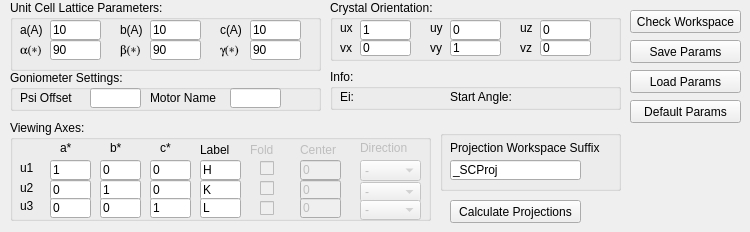
        <widget class="QWidget" name="SingleCrystalTab_2">
         <attribute name="title">
          <string>Single Crystal</string>
         </attribute>
         <widget class="QGroupBox" name="groupBoxViewingAxes_2">
          <property name="geometry">
           <rect>
            <x>10</x>
            <y>120</y>
            <width>421</width>
            <height>101</height>
           </rect>
          </property>
          <property name="title">
           <string>Viewing Axes:</string>
          </property>
          <widget class="QLineEdit" name="lineEditSCVAu2c">
           <property name="geometry">
            <rect>
             <x>140</x>
             <y>60</y>
             <width>41</width>
             <height>20</height>
            </rect>
           </property>
           <property name="text">
            <string>0</string>
           </property>
          </widget>
          <widget class="QLineEdit" name="lineEditSCVAu2a">
           <property name="geometry">
            <rect>
             <x>40</x>
             <y>60</y>
             <width>41</width>
             <height>20</height>
            </rect>
           </property>
           <property name="text">
            <string>0</string>
           </property>
          </widget>
          <widget class="QLabel" name="label_112">
           <property name="geometry">
            <rect>
             <x>10</x>
             <y>40</y>
             <width>21</width>
             <height>16</height>
            </rect>
           </property>
           <property name="text">
            <string>u1</string>
           </property>
          </widget>
          <widget class="QLineEdit" name="lineEditSCVAu1a">
           <property name="geometry">
            <rect>
             <x>40</x>
             <y>40</y>
             <width>41</width>
             <height>20</height>
            </rect>
           </property>
           <property name="text">
            <string>1</string>
           </property>
          </widget>
          <widget class="QLabel" name="label_113">
           <property name="geometry">
            <rect>
             <x>10</x>
             <y>60</y>
             <width>21</width>
             <height>16</height>
            </rect>
           </property>
           <property name="text">
            <string>u2</string>
           </property>
          </widget>
          <widget class="QLabel" name="label_114">
           <property name="geometry">
            <rect>
             <x>100</x>
             <y>20</y>
             <width>21</width>
             <height>16</height>
            </rect>
           </property>
           <property name="text">
            <string>b*</string>
           </property>
          </widget>
          <widget class="QLineEdit" name="lineEditSCVAu1c">
           <property name="geometry">
            <rect>
             <x>140</x>
             <y>40</y>
             <width>41</width>
             <height>20</height>
            </rect>
           </property>
           <property name="text">
            <string>0</string>
           </property>
          </widget>
          <widget class="QLabel" name="label_115">
           <property name="geometry">
            <rect>
             <x>150</x>
             <y>20</y>
             <width>21</width>
             <height>16</height>
            </rect>
           </property>
           <property name="text">
            <string>c*</string>
           </property>
          </widget>
          <widget class="QLineEdit" name="lineEditSCVAu2b">
           <property name="geometry">
            <rect>
             <x>90</x>
             <y>60</y>
             <width>41</width>
             <height>20</height>
            </rect>
           </property>
           <property name="text">
            <string>1</string>
           </property>
          </widget>
          <widget class="QLabel" name="label_116">
           <property name="geometry">
            <rect>
             <x>50</x>
             <y>20</y>
             <width>21</width>
             <height>16</height>
            </rect>
           </property>
           <property name="text">
            <string>a*</string>
           </property>
          </widget>
          <widget class="QLineEdit" name="lineEditSCVAu1b">
           <property name="geometry">
            <rect>
             <x>90</x>
             <y>40</y>
             <width>41</width>
             <height>20</height>
            </rect>
           </property>
           <property name="text">
            <string>0</string>
           </property>
          </widget>
          <widget class="QLabel" name="label_117">
           <property name="geometry">
            <rect>
             <x>190</x>
             <y>20</y>
             <width>51</width>
             <height>20</height>
            </rect>
           </property>
           <property name="text">
            <string>Label</string>
           </property>
          </widget>
          <widget class="QLineEdit" name="lineEditSCVAu2Label">
           <property name="geometry">
            <rect>
             <x>190</x>
             <y>60</y>
             <width>41</width>
             <height>20</height>
            </rect>
           </property>
           <property name="text">
            <string>K</string>
           </property>
          </widget>
          <widget class="QLineEdit" name="lineEditSCVAu1Label">
           <property name="geometry">
            <rect>
             <x>190</x>
             <y>40</y>
             <width>41</width>
             <height>20</height>
            </rect>
           </property>
           <property name="text">
            <string>H</string>
           </property>
          </widget>
          <widget class="QCheckBox" name="checkBoxSCVAu1Fold">
           <property name="enabled">
            <bool>false</bool>
           </property>
           <property name="geometry">
            <rect>
             <x>250</x>
             <y>40</y>
             <width>21</width>
             <height>17</height>
            </rect>
           </property>
           <property name="text">
            <string/>
           </property>
           <property name="tristate">
            <bool>false</bool>
           </property>
          </widget>
          <widget class="QCheckBox" name="checkBoxSCVAu2Fold">
           <property name="enabled">
            <bool>false</bool>
           </property>
           <property name="geometry">
            <rect>
             <x>250</x>
             <y>60</y>
             <width>21</width>
             <height>17</height>
            </rect>
           </property>
           <property name="text">
            <string/>
           </property>
          </widget>
          <widget class="QLabel" name="label_118">
           <property name="enabled">
            <bool>false</bool>
           </property>
           <property name="geometry">
            <rect>
             <x>240</x>
             <y>20</y>
             <width>51</width>
             <height>20</height>
            </rect>
           </property>
           <property name="text">
            <string>Fold</string>
           </property>
          </widget>
          <widget class="QLabel" name="label_119">
           <property name="enabled">
            <bool>false</bool>
           </property>
           <property name="geometry">
            <rect>
             <x>290</x>
             <y>20</y>
             <width>61</width>
             <height>20</height>
            </rect>
           </property>
           <property name="text">
            <string>Center</string>
           </property>
          </widget>
          <widget class="QLineEdit" name="lineEditSCVAu1Center">
           <property name="enabled">
            <bool>false</bool>
           </property>
           <property name="geometry">
            <rect>
             <x>290</x>
             <y>40</y>
             <width>41</width>
             <height>20</height>
            </rect>
           </property>
           <property name="text">
            <string>0</string>
           </property>
          </widget>
          <widget class="QLineEdit" name="lineEditSCVAu2Center">
           <property name="enabled">
            <bool>false</bool>
           </property>
           <property name="geometry">
            <rect>
             <x>290</x>
             <y>60</y>
             <width>41</width>
             <height>20</height>
            </rect>
           </property>
           <property name="text">
            <string>0</string>
           </property>
          </widget>
          <widget class="QLabel" name="label_120">
           <property name="enabled">
            <bool>false</bool>
           </property>
           <property name="geometry">
            <rect>
             <x>350</x>
             <y>20</y>
             <width>101</width>
             <height>16</height>
            </rect>
           </property>
           <property name="text">
            <string>Direction</string>
           </property>
          </widget>
          <widget class="QComboBox" name="comboBoxSCVAu1Direction">
           <property name="enabled">
            <bool>false</bool>
           </property>
           <property name="geometry">
            <rect>
             <x>350</x>
             <y>40</y>
             <width>61</width>
             <height>21</height>
            </rect>
           </property>
           <item>
            <property name="text">
             <string>-</string>
            </property>
           </item>
           <item>
            <property name="text">
             <string>Auto</string>
            </property>
           </item>
           <item>
            <property name="text">
             <string>+</string>
            </property>
           </item>
          </widget>
          <widget class="QComboBox" name="comboBoxSCVAu2Direction">
           <property name="enabled">
            <bool>false</bool>
           </property>
           <property name="geometry">
            <rect>
             <x>350</x>
             <y>62</y>
             <width>61</width>
             <height>20</height>
            </rect>
           </property>
           <item>
            <property name="text">
             <string>-</string>
            </property>
           </item>
           <item>
            <property name="text">
             <string>Auto</string>
            </property>
           </item>
           <item>
            <property name="text">
             <string>+</string>
            </property>
           </item>
          </widget>
          <widget class="QLineEdit" name="lineEditSCVAu3Label">
           <property name="geometry">
            <rect>
             <x>190</x>
             <y>78</y>
             <width>41</width>
             <height>20</height>
            </rect>
           </property>
           <property name="text">
            <string>L</string>
           </property>
          </widget>
          <widget class="QLineEdit" name="lineEditSCVAu3a">
           <property name="geometry">
            <rect>
             <x>40</x>
             <y>78</y>
             <width>41</width>
             <height>20</height>
            </rect>
           </property>
           <property name="text">
            <string>0</string>
           </property>
          </widget>
          <widget class="QCheckBox" name="checkBoxSCVAu3Fold">
           <property name="enabled">
            <bool>false</bool>
           </property>
           <property name="geometry">
            <rect>
             <x>250</x>
             <y>80</y>
             <width>21</width>
             <height>17</height>
            </rect>
           </property>
           <property name="text">
            <string/>
           </property>
          </widget>
          <widget class="QLabel" name="label_121">
           <property name="geometry">
            <rect>
             <x>10</x>
             <y>78</y>
             <width>21</width>
             <height>16</height>
            </rect>
           </property>
           <property name="text">
            <string>u3</string>
           </property>
          </widget>
          <widget class="QLineEdit" name="lineEditSCVAu3Center">
           <property name="enabled">
            <bool>false</bool>
           </property>
           <property name="geometry">
            <rect>
             <x>290</x>
             <y>78</y>
             <width>41</width>
             <height>20</height>
            </rect>
           </property>
           <property name="text">
            <string>0</string>
           </property>
          </widget>
          <widget class="QLineEdit" name="lineEditSCVAu3c">
           <property name="geometry">
            <rect>
             <x>140</x>
             <y>78</y>
             <width>41</width>
             <height>20</height>
            </rect>
           </property>
           <property name="text">
            <string>1</string>
           </property>
          </widget>
          <widget class="QLineEdit" name="lineEditSCVAu3b">
           <property name="geometry">
            <rect>
             <x>90</x>
             <y>78</y>
             <width>41</width>
             <height>20</height>
            </rect>
           </property>
           <property name="text">
            <string>0</string>
           </property>
          </widget>
          <widget class="QComboBox" name="comboBoxSCVAu3Direction">
           <property name="enabled">
            <bool>false</bool>
           </property>
           <property name="geometry">
            <rect>
             <x>350</x>
             <y>80</y>
             <width>61</width>
             <height>20</height>
            </rect>
           </property>
           <item>
            <property name="text">
             <string>-</string>
            </property>
           </item>
           <item>
            <property name="text">
             <string>Auto</string>
            </property>
           </item>
           <item>
            <property name="text">
             <string>+</string>
            </property>
           </item>
          </widget>
         </widget>
         <widget class="QGroupBox" name="groupBoxSCUnitCellLatticeParams_2">
          <property name="geometry">
           <rect>
            <x>10</x>
            <y>0</y>
            <width>311</width>
            <height>71</height>
           </rect>
          </property>
          <property name="title">
           <string>Unit Cell Lattice Parameters:</string>
          </property>
          <widget class="QLineEdit" name="lineEditUCa">
           <property name="geometry">
            <rect>
             <x>40</x>
             <y>20</y>
             <width>51</width>
             <height>20</height>
            </rect>
           </property>
           <property name="text">
            <string>10</string>
           </property>
          </widget>
          <widget class="QLineEdit" name="lineEditUCb">
           <property name="geometry">
            <rect>
             <x>140</x>
             <y>20</y>
             <width>51</width>
             <height>20</height>
            </rect>
           </property>
           <property name="text">
            <string>10</string>
           </property>
          </widget>
          <widget class="QLineEdit" name="lineEditUCc">
           <property name="geometry">
            <rect>
             <x>240</x>
             <y>20</y>
             <width>51</width>
             <height>20</height>
            </rect>
           </property>
           <property name="text">
            <string>10</string>
           </property>
          </widget>
          <widget class="QLabel" name="label_122">
           <property name="geometry">
            <rect>
             <x>10</x>
             <y>20</y>
             <width>41</width>
             <height>20</height>
            </rect>
           </property>
           <property name="text">
            <string>a(A)</string>
           </property>
          </widget>
          <widget class="QLabel" name="label_123">
           <property name="geometry">
            <rect>
             <x>110</x>
             <y>20</y>
             <width>41</width>
             <height>20</height>
            </rect>
           </property>
           <property name="text">
            <string>b(A)</string>
           </property>
          </widget>
          <widget class="QLabel" name="label_124">
           <property name="geometry">
            <rect>
             <x>210</x>
             <y>20</y>
             <width>41</width>
             <height>20</height>
            </rect>
           </property>
           <property name="text">
            <string>c(A)</string>
           </property>
          </widget>
          <widget class="QLabel" name="labelSCUCalpha">
           <property name="geometry">
            <rect>
             <x>10</x>
             <y>40</y>
             <width>41</width>
             <height>20</height>
            </rect>
           </property>
           <property name="font">
            <font>
             <family>Symbol</family>
            </font>
           </property>
           <property name="text">
            <string>a(*)</string>
           </property>
          </widget>
          <widget class="QLineEdit" name="lineEditUCbeta">
           <property name="geometry">
            <rect>
             <x>140</x>
             <y>40</y>
             <width>51</width>
             <height>20</height>
            </rect>
           </property>
           <property name="text">
            <string>90</string>
           </property>
          </widget>
          <widget class="QLabel" name="labelSCUCgamma">
           <property name="geometry">
            <rect>
             <x>210</x>
             <y>40</y>
             <width>41</width>
             <height>20</height>
            </rect>
           </property>
           <property name="font">
            <font>
             <family>Symbol</family>
            </font>
           </property>
           <property name="text">
            <string>g(*)</string>
           </property>
          </widget>
          <widget class="QLineEdit" name="lineEditUCgamma">
           <property name="geometry">
            <rect>
             <x>240</x>
             <y>40</y>
             <width>51</width>
             <height>20</height>
            </rect>
           </property>
           <property name="text">
            <string>90</string>
           </property>
          </widget>
          <widget class="QLineEdit" name="lineEditUCalpha">
           <property name="geometry">
            <rect>
             <x>40</x>
             <y>40</y>
             <width>51</width>
             <height>20</height>
            </rect>
           </property>
           <property name="text">
            <string>90</string>
           </property>
          </widget>
          <widget class="QLabel" name="labelSCUCbeta">
           <property name="geometry">
            <rect>
             <x>110</x>
             <y>40</y>
             <width>41</width>
             <height>20</height>
            </rect>
           </property>
           <property name="font">
            <font>
             <family>Symbol</family>
            </font>
           </property>
           <property name="text">
            <string>b(*)</string>
           </property>
          </widget>
         </widget>
         <widget class="QGroupBox" name="groupBoxSCCrystalOrientation_2">
          <property name="geometry">
           <rect>
            <x>330</x>
            <y>0</y>
            <width>291</width>
            <height>61</height>
           </rect>
          </property>
          <property name="title">
           <string>Crystal Orientation:</string>
          </property>
          <widget class="QLabel" name="label_125">
           <property name="geometry">
            <rect>
             <x>10</x>
             <y>20</y>
             <width>21</width>
             <height>16</height>
            </rect>
           </property>
           <property name="text">
            <string>ux</string>
           </property>
          </widget>
          <widget class="QLineEdit" name="lineEditSCCOux">
           <property name="geometry">
            <rect>
             <x>30</x>
             <y>20</y>
             <width>51</width>
             <height>20</height>
            </rect>
           </property>
           <property name="text">
            <string>1</string>
           </property>
          </widget>
          <widget class="QLabel" name="label_126">
           <property name="geometry">
            <rect>
             <x>100</x>
             <y>20</y>
             <width>21</width>
             <height>16</height>
            </rect>
           </property>
           <property name="text">
            <string>uy</string>
           </property>
          </widget>
          <widget class="QLineEdit" name="lineEditSCCOuy">
           <property name="geometry">
            <rect>
             <x>120</x>
             <y>20</y>
             <width>51</width>
             <height>20</height>
            </rect>
           </property>
           <property name="text">
            <string>0</string>
           </property>
          </widget>
          <widget class="QLabel" name="label_127">
           <property name="geometry">
            <rect>
             <x>190</x>
             <y>20</y>
             <width>21</width>
             <height>16</height>
            </rect>
           </property>
           <property name="text">
            <string>uz</string>
           </property>
          </widget>
          <widget class="QLineEdit" name="lineEditSCCOuz">
           <property name="geometry">
            <rect>
             <x>210</x>
             <y>20</y>
             <width>51</width>
             <height>20</height>
            </rect>
           </property>
           <property name="text">
            <string>0</string>
           </property>
          </widget>
          <widget class="QLabel" name="label_128">
           <property name="geometry">
            <rect>
             <x>10</x>
             <y>40</y>
             <width>21</width>
             <height>16</height>
            </rect>
           </property>
           <property name="text">
            <string>vx</string>
           </property>
          </widget>
          <widget class="QLineEdit" name="lineEditSCCOvx">
           <property name="geometry">
            <rect>
             <x>30</x>
             <y>40</y>
             <width>51</width>
             <height>16</height>
            </rect>
           </property>
           <property name="text">
            <string>0</string>
           </property>
          </widget>
          <widget class="QLabel" name="label_129">
           <property name="geometry">
            <rect>
             <x>100</x>
             <y>40</y>
             <width>21</width>
             <height>16</height>
            </rect>
           </property>
           <property name="text">
            <string>vy</string>
           </property>
          </widget>
          <widget class="QLineEdit" name="lineEditSCCOvy">
           <property name="geometry">
            <rect>
             <x>120</x>
             <y>40</y>
             <width>51</width>
             <height>16</height>
            </rect>
           </property>
           <property name="text">
            <string>1</string>
           </property>
          </widget>
          <widget class="QLabel" name="label_130">
           <property name="geometry">
            <rect>
             <x>190</x>
             <y>40</y>
             <width>21</width>
             <height>16</height>
            </rect>
           </property>
           <property name="text">
            <string>vz</string>
           </property>
          </widget>
          <widget class="QLineEdit" name="lineEditSCCOvz">
           <property name="geometry">
            <rect>
             <x>210</x>
             <y>40</y>
             <width>51</width>
             <height>16</height>
            </rect>
           </property>
           <property name="text">
            <string>0</string>
           </property>
          </widget>
         </widget>
         <widget class="QPushButton" name="pushButtonSCCalcProj">
          <property name="geometry">
           <rect>
            <x>450</x>
            <y>200</y>
            <width>131</width>
            <height>23</height>
           </rect>
          </property>
          <property name="text">
           <string>Calculate Projections</string>
          </property>
         </widget>
         <widget class="QGroupBox" name="groupBox_10">
          <property name="geometry">
           <rect>
            <x>440</x>
            <y>130</y>
            <width>181</width>
            <height>61</height>
           </rect>
          </property>
          <property name="title">
           <string/>
          </property>
          <widget class="QLineEdit" name="lineEditSCWorkspaceSuffix">
           <property name="geometry">
            <rect>
             <x>10</x>
             <y>30</y>
             <width>131</width>
             <height>20</height>
            </rect>
           </property>
           <property name="text">
            <string>_SCProj</string>
           </property>
          </widget>
          <widget class="QLabel" name="label_133">
           <property name="geometry">
            <rect>
             <x>10</x>
             <y>10</y>
             <width>171</width>
             <height>16</height>
            </rect>
           </property>
           <property name="text">
            <string>Projection Workspace Suffix</string>
           </property>
          </widget>
         </widget>
         <widget class="QPushButton" name="pushButtonSaveSCParams">
          <property name="geometry">
           <rect>
            <x>630</x>
            <y>40</y>
            <width>111</width>
            <height>23</height>
           </rect>
          </property>
          <property name="text">
           <string>Save Params</string>
          </property>
         </widget>
         <widget class="QPushButton" name="pushButtonLoadSCParams">
          <property name="geometry">
           <rect>
            <x>630</x>
            <y>70</y>
            <width>111</width>
            <height>23</height>
           </rect>
          </property>
          <property name="text">
           <string>Load Params</string>
          </property>
         </widget>
         <widget class="QPushButton" name="pushButtonDefaultSCParams">
          <property name="geometry">
           <rect>
            <x>630</x>
            <y>100</y>
            <width>111</width>
            <height>23</height>
           </rect>
          </property>
          <property name="text">
           <string>Default Params</string>
          </property>
         </widget>
         <widget class="QPushButton" name="pushButtonCheckSCWorkspace">
          <property name="geometry">
           <rect>
            <x>630</x>
            <y>10</y>
            <width>111</width>
            <height>23</height>
           </rect>
          </property>
          <property name="text">
           <string>Check Workspace</string>
          </property>
         </widget>
         <widget class="QGroupBox" name="groupBox_2">
          <property name="geometry">
           <rect>
            <x>10</x>
            <y>70</y>
            <width>311</width>
            <height>41</height>
           </rect>
          </property>
          <property name="font">
           <font>
            <weight>50</weight>
            <bold>false</bold>
           </font>
          </property>
          <property name="title">
           <string>Goniometer Settings:</string>
          </property>
          <widget class="QLabel" name="label_131">
           <property name="geometry">
            <rect>
             <x>10</x>
             <y>20</y>
             <width>61</width>
             <height>16</height>
            </rect>
           </property>
           <property name="text">
            <string>Psi Offset</string>
           </property>
          </widget>
          <widget class="QLineEdit" name="lineEditSCCOPsi">
           <property name="geometry">
            <rect>
             <x>80</x>
             <y>18</y>
             <width>51</width>
             <height>20</height>
            </rect>
           </property>
           <property name="text">
            <string/>
           </property>
          </widget>
          <widget class="QLineEdit" name="lineEditSCCOName">
           <property name="geometry">
            <rect>
             <x>220</x>
             <y>18</y>
             <width>51</width>
             <height>20</height>
            </rect>
           </property>
           <property name="text">
            <string/>
           </property>
          </widget>
          <widget class="QLabel" name="label_209">
           <property name="geometry">
            <rect>
             <x>140</x>
             <y>20</y>
             <width>81</width>
             <height>16</height>
            </rect>
           </property>
           <property name="text">
            <string>Motor Name</string>
           </property>
          </widget>
         </widget>
         <widget class="QGroupBox" name="groupBox_3">
          <property name="geometry">
           <rect>
            <x>330</x>
            <y>69</y>
            <width>291</width>
            <height>41</height>
           </rect>
          </property>
          <property name="title">
           <string>Info:</string>
          </property>
          <widget class="QLabel" name="labelSCEi">
           <property name="geometry">
            <rect>
             <x>10</x>
             <y>20</y>
             <width>81</width>
             <height>16</height>
            </rect>
           </property>
           <property name="text">
            <string>Ei:</string>
           </property>
          </widget>
          <widget class="QLabel" name="labelSCS1">
           <property name="geometry">
            <rect>
             <x>120</x>
             <y>20</y>
             <width>161</width>
             <height>16</height>
            </rect>
           </property>
           <property name="text">
            <string>Start Angle:</string>
           </property>
          </widget>
         </widget>
         <zorder>groupBoxViewingAxes_2</zorder>
         <zorder>groupBoxSCUnitCellLatticeParams_2</zorder>
         <zorder>groupBoxSCCrystalOrientation_2</zorder>
         <zorder>pushButtonSCCalcProj</zorder>
         <zorder>groupBox_10</zorder>
         <zorder>pushButtonSaveSCParams</zorder>
         <zorder>pushButtonLoadSCParams</zorder>
         <zorder>pushButtonDefaultSCParams</zorder>
         <zorder>pushButtonCheckSCWorkspace</zorder>
         <zorder>groupBox_2</zorder>
         <zorder>groupBox_3</zorder>
         <zorder>ViewTabWidget</zorder>
         <zorder>ViewTabWidget</zorder>
        </widget>
